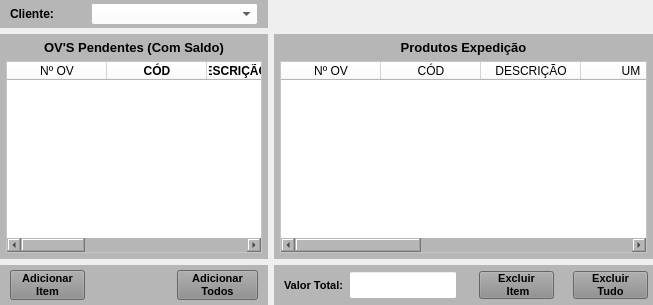
     <widget class="QWidget" name="widget_28" native="true">
      <property name="styleSheet">
       <string notr="true"/>
      </property>
      <layout class="QHBoxLayout" name="horizontalLayout_19">
       <property name="leftMargin">
        <number>0</number>
       </property>
       <property name="topMargin">
        <number>0</number>
       </property>
       <property name="rightMargin">
        <number>0</number>
       </property>
       <property name="bottomMargin">
        <number>0</number>
       </property>
       <item>
        <widget class="QWidget" name="widget_29" native="true">
         <property name="styleSheet">
          <string notr="true"/>
         </property>
         <layout class="QVBoxLayout" name="verticalLayout_9">
          <property name="leftMargin">
           <number>0</number>
          </property>
          <property name="topMargin">
           <number>0</number>
          </property>
          <property name="rightMargin">
           <number>0</number>
          </property>
          <property name="bottomMargin">
           <number>0</number>
          </property>
          <item>
           <widget class="QWidget" name="widget_Cor1" native="true">
            <property name="minimumSize">
             <size>
              <width>0</width>
              <height>0</height>
             </size>
            </property>
            <property name="maximumSize">
             <size>
              <width>16777215</width>
              <height>30</height>
             </size>
            </property>
            <property name="styleSheet">
             <string notr="true">background-color: rgb(182, 182, 182);</string>
            </property>
            <layout class="QHBoxLayout" name="horizontalLayout_27">
             <property name="spacing">
              <number>6</number>
             </property>
             <property name="leftMargin">
              <number>10</number>
             </property>
             <property name="topMargin">
              <number>3</number>
             </property>
             <property name="rightMargin">
              <number>10</number>
             </property>
             <property name="bottomMargin">
              <number>3</number>
             </property>
             <item>
              <widget class="QLabel" name="label_58">
               <property name="minimumSize">
                <size>
                 <width>0</width>
                 <height>0</height>
                </size>
               </property>
               <property name="maximumSize">
                <size>
                 <width>75</width>
                 <height>16777215</height>
                </size>
               </property>
               <property name="font">
                <font>
                 <pointsize>9</pointsize>
                 <weight>75</weight>
                 <bold>true</bold>
                </font>
               </property>
               <property name="text">
                <string>Cliente:</string>
               </property>
               <property name="alignment">
                <set>Qt::AlignLeading|Qt::AlignLeft|Qt::AlignVCenter</set>
               </property>
              </widget>
             </item>
             <item>
              <widget class="QComboBox" name="combo_Cliente">
               <property name="sizePolicy">
                <sizepolicy hsizetype="Preferred" vsizetype="Preferred">
                 <horstretch>0</horstretch>
                 <verstretch>0</verstretch>
                </sizepolicy>
               </property>
               <property name="minimumSize">
                <size>
                 <width>0</width>
                 <height>0</height>
                </size>
               </property>
               <property name="maximumSize">
                <size>
                 <width>200</width>
                 <height>16777215</height>
                </size>
               </property>
               <property name="font">
                <font>
                 <pointsize>9</pointsize>
                </font>
               </property>
               <property name="styleSheet">
                <string notr="true">background-color: rgb(255, 255, 255);</string>
               </property>
              </widget>
             </item>
            </layout>
           </widget>
          </item>
          <item>
           <widget class="QWidget" name="widget_Cor2" native="true">
            <property name="styleSheet">
             <string notr="true">background-color: rgb(182, 182, 182);</string>
            </property>
            <layout class="QVBoxLayout" name="verticalLayout_5">
             <property name="spacing">
              <number>6</number>
             </property>
             <property name="leftMargin">
              <number>6</number>
             </property>
             <property name="topMargin">
              <number>6</number>
             </property>
             <property name="rightMargin">
              <number>6</number>
             </property>
             <property name="bottomMargin">
              <number>6</number>
             </property>
             <item>
              <widget class="QLabel" name="label_Titulo">
               <property name="minimumSize">
                <size>
                 <width>0</width>
                 <height>0</height>
                </size>
               </property>
               <property name="maximumSize">
                <size>
                 <width>16777215</width>
                 <height>25</height>
                </size>
               </property>
               <property name="font">
                <font>
                 <pointsize>10</pointsize>
                 <weight>75</weight>
                 <bold>true</bold>
                </font>
               </property>
               <property name="text">
                <string>OV'S Pendentes (Com Saldo)</string>
               </property>
               <property name="alignment">
                <set>Qt::AlignCenter</set>
               </property>
              </widget>
             </item>
             <item>
              <widget class="QTableWidget" name="table_OV">
               <property name="sizePolicy">
                <sizepolicy hsizetype="Preferred" vsizetype="Preferred">
                 <horstretch>0</horstretch>
                 <verstretch>0</verstretch>
                </sizepolicy>
               </property>
               <property name="font">
                <font>
                 <pointsize>8</pointsize>
                </font>
               </property>
               <property name="styleSheet">
                <string notr="true">background-color: rgb(255, 255, 255);</string>
               </property>
               <column>
                <property name="text">
                 <string>Nº OV</string>
                </property>
               </column>
               <column>
                <property name="text">
                 <string>CÓD</string>
                </property>
                <property name="font">
                 <font>
                  <weight>75</weight>
                  <bold>true</bold>
                 </font>
                </property>
                <property name="textAlignment">
                 <set>AlignCenter</set>
                </property>
               </column>
               <column>
                <property name="text">
                 <string>DESCRIÇÃO (TOTAL)</string>
                </property>
                <property name="font">
                 <font>
                  <weight>75</weight>
                  <bold>true</bold>
                 </font>
                </property>
                <property name="textAlignment">
                 <set>AlignCenter</set>
                </property>
               </column>
               <column>
                <property name="text">
                 <string>UM</string>
                </property>
                <property name="font">
                 <font>
                  <weight>75</weight>
                  <bold>true</bold>
                 </font>
                </property>
                <property name="textAlignment">
                 <set>AlignCenter</set>
                </property>
               </column>
               <column>
                <property name="text">
                 <string>FALTA</string>
                </property>
               </column>
               <column>
                <property name="text">
                 <string>LOCAL</string>
                </property>
                <property name="font">
                 <font>
                  <weight>75</weight>
                  <bold>true</bold>
                 </font>
                </property>
                <property name="textAlignment">
                 <set>AlignCenter</set>
                </property>
               </column>
               <column>
                <property name="text">
                 <string>SALDO</string>
                </property>
                <property name="font">
                 <font>
                  <family>MS Shell Dlg 2</family>
                  <pointsize>8</pointsize>
                  <weight>75</weight>
                  <bold>true</bold>
                 </font>
                </property>
                <property name="textAlignment">
                 <set>AlignCenter</set>
                </property>
               </column>
              </widget>
             </item>
            </layout>
           </widget>
          </item>
          <item>
           <widget class="QWidget" name="widget_Cor3" native="true">
            <property name="maximumSize">
             <size>
              <width>16777215</width>
              <height>40</height>
             </size>
            </property>
            <property name="styleSheet">
             <string notr="true">background-color: rgb(182, 182, 182);</string>
            </property>
            <layout class="QHBoxLayout" name="horizontalLayout_14">
             <property name="spacing">
              <number>5</number>
             </property>
             <property name="leftMargin">
              <number>10</number>
             </property>
             <property name="topMargin">
              <number>5</number>
             </property>
             <property name="rightMargin">
              <number>10</number>
             </property>
             <property name="bottomMargin">
              <number>5</number>
             </property>
             <item>
              <widget class="QPushButton" name="btn_Adicionar_Item">
               <property name="sizePolicy">
                <sizepolicy hsizetype="Preferred" vsizetype="Preferred">
                 <horstretch>0</horstretch>
                 <verstretch>0</verstretch>
                </sizepolicy>
               </property>
               <property name="maximumSize">
                <size>
                 <width>75</width>
                 <height>16777215</height>
                </size>
               </property>
               <property name="font">
                <font>
                 <pointsize>8</pointsize>
                 <weight>75</weight>
                 <bold>true</bold>
                </font>
               </property>
               <property name="cursor">
                <cursorShape>PointingHandCursor</cursorShape>
               </property>
               <property name="layoutDirection">
                <enum>Qt::LeftToRight</enum>
               </property>
               <property name="autoFillBackground">
                <bool>false</bool>
               </property>
               <property name="styleSheet">
                <string notr="true">background-color: rgb(141, 141, 141);</string>
               </property>
               <property name="text">
                <string>Adicionar
Item</string>
               </property>
               <property name="checkable">
                <bool>false</bool>
               </property>
               <property name="autoDefault">
                <bool>false</bool>
               </property>
               <property name="default">
                <bool>false</bool>
               </property>
               <property name="flat">
                <bool>false</bool>
               </property>
              </widget>
             </item>
             <item>
              <widget class="QLabel" name="label_2">
               <property name="text">
                <string/>
               </property>
              </widget>
             </item>
             <item>
              <widget class="QPushButton" name="btn_Adicionar_Todos">
               <property name="sizePolicy">
                <sizepolicy hsizetype="Preferred" vsizetype="Preferred">
                 <horstretch>0</horstretch>
                 <verstretch>0</verstretch>
                </sizepolicy>
               </property>
               <property name="minimumSize">
                <size>
                 <width>0</width>
                 <height>0</height>
                </size>
               </property>
               <property name="maximumSize">
                <size>
                 <width>100</width>
                 <height>16777215</height>
                </size>
               </property>
               <property name="font">
                <font>
                 <pointsize>8</pointsize>
                 <weight>75</weight>
                 <bold>true</bold>
                </font>
               </property>
               <property name="cursor">
                <cursorShape>PointingHandCursor</cursorShape>
               </property>
               <property name="layoutDirection">
                <enum>Qt::LeftToRight</enum>
               </property>
               <property name="autoFillBackground">
                <bool>false</bool>
               </property>
               <property name="styleSheet">
                <string notr="true">background-color: rgb(141, 141, 141);</string>
               </property>
               <property name="text">
                <string>Adicionar
Todos</string>
               </property>
               <property name="checkable">
                <bool>false</bool>
               </property>
               <property name="autoDefault">
                <bool>false</bool>
               </property>
               <property name="default">
                <bool>false</bool>
               </property>
               <property name="flat">
                <bool>false</bool>
               </property>
              </widget>
             </item>
            </layout>
           </widget>
          </item>
         </layout>
        </widget>
       </item>
       <item>
        <widget class="QWidget" name="widget_30" native="true">
         <property name="styleSheet">
          <string notr="true"/>
         </property>
         <layout class="QVBoxLayout" name="verticalLayout_8">
          <property name="leftMargin">
           <number>0</number>
          </property>
          <property name="topMargin">
           <number>0</number>
          </property>
          <property name="rightMargin">
           <number>0</number>
          </property>
          <property name="bottomMargin">
           <number>0</number>
          </property>
          <item>
           <widget class="QWidget" name="widget_32" native="true">
            <property name="minimumSize">
             <size>
              <width>0</width>
              <height>0</height>
             </size>
            </property>
            <property name="maximumSize">
             <size>
              <width>16777215</width>
              <height>30</height>
             </size>
            </property>
           </widget>
          </item>
          <item>
           <widget class="QWidget" name="widget_Cor4" native="true">
            <property name="minimumSize">
             <size>
              <width>0</width>
              <height>0</height>
             </size>
            </property>
            <property name="styleSheet">
             <string notr="true">background-color: rgb(182, 182, 182);</string>
            </property>
            <layout class="QVBoxLayout" name="verticalLayout_12" stretch="0,0">
             <property name="spacing">
              <number>6</number>
             </property>
             <property name="leftMargin">
              <number>6</number>
             </property>
             <property name="topMargin">
              <number>6</number>
             </property>
             <property name="rightMargin">
              <number>6</number>
             </property>
             <property name="bottomMargin">
              <number>6</number>
             </property>
             <item>
              <widget class="QLabel" name="label_34">
               <property name="minimumSize">
                <size>
                 <width>0</width>
                 <height>0</height>
                </size>
               </property>
               <property name="maximumSize">
                <size>
                 <width>16777215</width>
                 <height>25</height>
                </size>
               </property>
               <property name="font">
                <font>
                 <pointsize>10</pointsize>
                 <weight>75</weight>
                 <bold>true</bold>
                </font>
               </property>
               <property name="text">
                <string>Produtos Expedição</string>
               </property>
               <property name="alignment">
                <set>Qt::AlignCenter</set>
               </property>
              </widget>
             </item>
             <item>
              <widget class="QTableWidget" name="table_Exp">
               <property name="sizePolicy">
                <sizepolicy hsizetype="Preferred" vsizetype="Preferred">
                 <horstretch>0</horstretch>
                 <verstretch>0</verstretch>
                </sizepolicy>
               </property>
               <property name="font">
                <font>
                 <pointsize>8</pointsize>
                </font>
               </property>
               <property name="styleSheet">
                <string notr="true">background-color: rgb(255, 255, 255);</string>
               </property>
               <column>
                <property name="text">
                 <string>Nº OV</string>
                </property>
               </column>
               <column>
                <property name="text">
                 <string>CÓD</string>
                </property>
               </column>
               <column>
                <property name="text">
                 <string>DESCRIÇÃO</string>
                </property>
               </column>
               <column>
                <property name="text">
                 <string>UM</string>
                </property>
               </column>
               <column>
                <property name="text">
                 <string>QTDE</string>
                </property>
               </column>
               <column>
                <property name="text">
                 <string>R$/UNID</string>
                </property>
               </column>
               <column>
                <property name="text">
                 <string>IPI</string>
                </property>
               </column>
               <column>
                <property name="text">
                 <string>R$</string>
                </property>
               </column>
              </widget>
             </item>
            </layout>
           </widget>
          </item>
          <item>
           <widget class="QWidget" name="widget_Cor5" native="true">
            <property name="minimumSize">
             <size>
              <width>0</width>
              <height>0</height>
             </size>
            </property>
            <property name="maximumSize">
             <size>
              <width>16777215</width>
              <height>40</height>
             </size>
            </property>
            <property name="styleSheet">
             <string notr="true">background-color: rgb(182, 182, 182);</string>
            </property>
            <layout class="QHBoxLayout" name="horizontalLayout_15">
             <property name="leftMargin">
              <number>0</number>
             </property>
             <property name="topMargin">
              <number>0</number>
             </property>
             <property name="rightMargin">
              <number>0</number>
             </property>
             <property name="bottomMargin">
              <number>0</number>
             </property>
             <item>
              <widget class="QWidget" name="widget_22" native="true">
               <layout class="QVBoxLayout" name="verticalLayout_13">
                <property name="spacing">
                 <number>4</number>
                </property>
                <property name="leftMargin">
                 <number>0</number>
                </property>
                <property name="topMargin">
                 <number>0</number>
                </property>
                <property name="rightMargin">
                 <number>0</number>
                </property>
                <property name="bottomMargin">
                 <number>0</number>
                </property>
                <item>
                 <widget class="QWidget" name="widget_23" native="true">
                  <layout class="QHBoxLayout" name="horizontalLayout_16">
                   <property name="leftMargin">
                    <number>10</number>
                   </property>
                   <property name="topMargin">
                    <number>6</number>
                   </property>
                   <property name="rightMargin">
                    <number>10</number>
                   </property>
                   <property name="bottomMargin">
                    <number>6</number>
                   </property>
                   <item>
                    <widget class="QLabel" name="label_39">
                     <property name="minimumSize">
                      <size>
                       <width>0</width>
                       <height>0</height>
                      </size>
                     </property>
                     <property name="maximumSize">
                      <size>
                       <width>16777215</width>
                       <height>16777215</height>
                      </size>
                     </property>
                     <property name="font">
                      <font>
                       <pointsize>8</pointsize>
                       <weight>75</weight>
                       <bold>true</bold>
                      </font>
                     </property>
                     <property name="text">
                      <string>Valor Total:</string>
                     </property>
                     <property name="alignment">
                      <set>Qt::AlignCenter</set>
                     </property>
                    </widget>
                   </item>
                   <item>
                    <widget class="QLineEdit" name="line_Total_Geral">
                     <property name="sizePolicy">
                      <sizepolicy hsizetype="Preferred" vsizetype="Preferred">
                       <horstretch>0</horstretch>
                       <verstretch>0</verstretch>
                      </sizepolicy>
                     </property>
                     <property name="minimumSize">
                      <size>
                       <width>0</width>
                       <height>0</height>
                      </size>
                     </property>
                     <property name="maximumSize">
                      <size>
                       <width>16777215</width>
                       <height>16777215</height>
                      </size>
                     </property>
                     <property name="font">
                      <font>
                       <pointsize>8</pointsize>
                      </font>
                     </property>
                     <property name="styleSheet">
                      <string notr="true">background-color: rgb(255, 255, 255);</string>
                     </property>
                     <property name="alignment">
                      <set>Qt::AlignCenter</set>
                     </property>
                    </widget>
                   </item>
                  </layout>
                 </widget>
                </item>
               </layout>
              </widget>
             </item>
             <item>
              <widget class="QWidget" name="widget_25" native="true">
               <property name="minimumSize">
                <size>
                 <width>0</width>
                 <height>0</height>
                </size>
               </property>
               <property name="maximumSize">
                <size>
                 <width>180</width>
                 <height>16777215</height>
                </size>
               </property>
               <layout class="QHBoxLayout" name="horizontalLayout_17">
                <property name="leftMargin">
                 <number>6</number>
                </property>
                <property name="topMargin">
                 <number>6</number>
                </property>
                <property name="rightMargin">
                 <number>6</number>
                </property>
                <property name="bottomMargin">
                 <number>6</number>
                </property>
                <item>
                 <widget class="QPushButton" name="btn_ExcluirItem">
                  <property name="sizePolicy">
                   <sizepolicy hsizetype="Preferred" vsizetype="Preferred">
                    <horstretch>0</horstretch>
                    <verstretch>0</verstretch>
                   </sizepolicy>
                  </property>
                  <property name="maximumSize">
                   <size>
                    <width>75</width>
                    <height>16777215</height>
                   </size>
                  </property>
                  <property name="font">
                   <font>
                    <pointsize>8</pointsize>
                    <weight>75</weight>
                    <bold>true</bold>
                   </font>
                  </property>
                  <property name="cursor">
                   <cursorShape>PointingHandCursor</cursorShape>
                  </property>
                  <property name="layoutDirection">
                   <enum>Qt::LeftToRight</enum>
                  </property>
                  <property name="autoFillBackground">
                   <bool>false</bool>
                  </property>
                  <property name="styleSheet">
                   <string notr="true">background-color: rgb(141, 141, 141);</string>
                  </property>
                  <property name="text">
                   <string>Excluir 
 Item</string>
                  </property>
                  <property name="checkable">
                   <bool>false</bool>
                  </property>
                  <property name="autoDefault">
                   <bool>false</bool>
                  </property>
                  <property name="default">
                   <bool>false</bool>
                  </property>
                  <property name="flat">
                   <bool>false</bool>
                  </property>
                 </widget>
                </item>
                <item>
                 <widget class="QLabel" name="label_40">
                  <property name="text">
                   <string/>
                  </property>
                 </widget>
                </item>
                <item>
                 <widget class="QPushButton" name="btn_ExcluirTudo">
                  <property name="sizePolicy">
                   <sizepolicy hsizetype="Preferred" vsizetype="Preferred">
                    <horstretch>0</horstretch>
                    <verstretch>0</verstretch>
                   </sizepolicy>
                  </property>
                  <property name="maximumSize">
                   <size>
                    <width>80</width>
                    <height>16777215</height>
                   </size>
                  </property>
                  <property name="font">
                   <font>
                    <pointsize>8</pointsize>
                    <weight>75</weight>
                    <bold>true</bold>
                   </font>
                  </property>
                  <property name="cursor">
                   <cursorShape>PointingHandCursor</cursorShape>
                  </property>
                  <property name="layoutDirection">
                   <enum>Qt::LeftToRight</enum>
                  </property>
                  <property name="autoFillBackground">
                   <bool>false</bool>
                  </property>
                  <property name="styleSheet">
                   <string notr="true">background-color: rgb(141, 141, 141);</string>
                  </property>
                  <property name="text">
                   <string>Excluir
Tudo</string>
                  </property>
                  <property name="checkable">
                   <bool>false</bool>
                  </property>
                  <property name="autoDefault">
                   <bool>false</bool>
                  </property>
                  <property name="default">
                   <bool>false</bool>
                  </property>
                  <property name="flat">
                   <bool>false</bool>
                  </property>
                 </widget>
                </item>
               </layout>
              </widget>
             </item>
            </layout>
           </widget>
          </item>
         </layout>
        </widget>
       </item>
      </layout>
     </widget>
